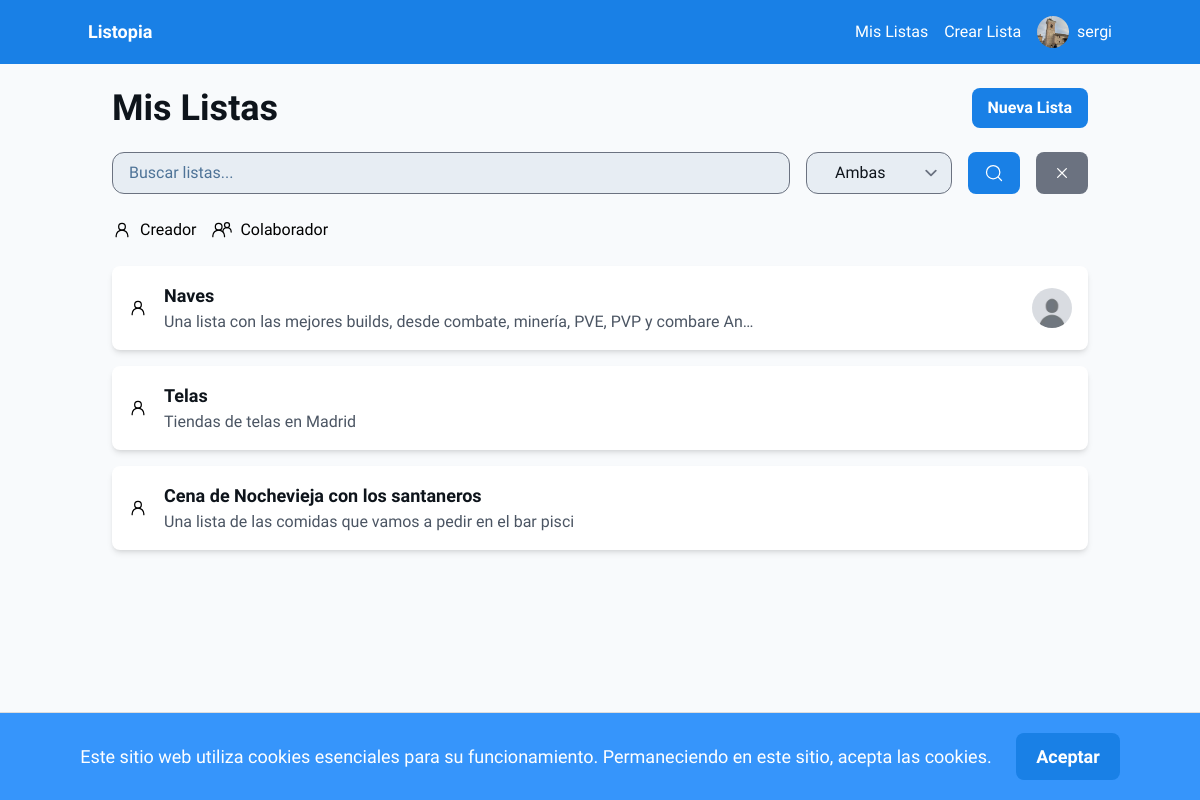
/lists/ (signed in), run on the app's committed database.
### auth_app/models.py (models this page shows, shortened)
class Profile(models.Model):
    user = models.OneToOneField(User, on_delete=models.CASCADE)
    description = models.TextField()
    pic = models.ImageField(upload_to='profile_pics', blank=True, null=True)
    verification_key = models.CharField(max_length=64, null=True, blank=True)
    verification_key_expiration = models.DateTimeField(null=True, blank=True)

### lists/models.py (models this page shows, shortened)
class List(models.Model):
    name = models.CharField(max_length=50)
    description = models.CharField(max_length=256, blank=True, null=True)
    creator = models.ForeignKey(User, on_delete=models.CASCADE, related_name="created_lists")
    created_on = models.DateTimeField(auto_now_add=True)
    collaborators = models.ManyToManyField(User, related_name="collaborated_lists", blank=True)
    is_public = models.BooleanField(default=False)

### lists/views.py (the view, shortened to what this page needs)
# urls.py: path('', views.lists, name='lists'),
@login_required
def lists(request):
    search_query = request.GET.get('search', '')
    filter_type = request.GET.get('filter', 'both')
    lists = List.objects.filter(
        Q(name__icontains=search_query) &
        (Q(creator=request.user) | Q(collaborators=request.user))
    )
    if filter_type == 'creator':
        lists = lists.filter(creator=request.user)
    elif filter_type == 'collaborator':
        lists = lists.filter(collaborators=request.user)
    paginator = Paginator(lists, 10)
    page_number = request.GET.get('page', 1)
    page_obj = paginator.get_page(page_number)
    return render(request, 'lists.html', {
        'lists': page_obj,
        'search_query': search_query,
        'filter_type': filter_type,
    })

### lists/templates/lists.html (shortened to what this page needs)
{% extends 'base.html' %}
{% load static %}
{% block content %}
<div class="max-w-5xl mx-auto p-6">
    <div class="flex justify-between items-center mb-6">
        <h1 class="text-[#0e141b] text-4xl font-bold">Mis Listas</h1>
        <a href="{% url 'create_list' %}" class="bg-[#1980e6] text-white font-bold py-2 px-4 rounded-lg">Nueva Lista</a>
    </div>
    <form method="GET" action="{% url 'lists' %}" class="mb-6">
        <div class="flex flex-col space-y-4 md:flex-row md:space-y-0 md:space-x-4">
            <input type="text" name="search" placeholder="Buscar listas..." value="{{ search_query }}" class="form-input flex-grow bg-[#e7edf3] text-[#0e141b] placeholder-[#4e7397] rounded-xl px-4 py-2">
            <div class="flex space-x-4">
                <select name="filter" class="form-select bg-[#e7edf3] text-[#0e141b] rounded-xl px-7 py-2">
                    <option value="both" {% if filter_type == 'both' %}selected{% endif %}>Ambas</option>
                </select>
                <button type="submit" class="bg-[#1980e6] text-white font-bold py-2 px-4 rounded-lg flex items-center" title="Buscar">
                    <img src="{% static 'icons/search.svg' %}" class="h-5 w-5" alt="Buscar">
                </button>
                <a href="{% url 'lists' %}" class="bg-gray-500 text-white font-bold py-2 px-4 rounded-lg flex items-center" title="Limpiar Búsqueda">
                    <img src="{% static 'icons/xmark.svg' %}" class="h-5 w-5" alt="Limpiar búsqueda">
                </a>
            </div>
        </div>
    </form>
    <div class="flex items-center space-x-4 mb-6">
        <div class="flex items-center space-x-2">
            <img src="{% static 'icons/user.svg' %}" class="h-5 w-5" alt="Creador">
            <span>Creador</span>
        </div>
        <div class="flex items-center space-x-2">
            <img src="{% static 'icons/group.svg' %}" class="h-5 w-5" alt="Colaborador">
            <span>Colaborador</span>
        </div>
    </div>
    <div class="space-y-4" id="lists-container">
        {% if lists|length == 0 %}
            <div class="text-center py-4">
                <p class="text-gray-600 mb-4">No tienes listas creadas ni en colaboración. ¡Comienza creando una lista!</p>
                <a href="{% url 'create_list' %}" class="bg-[#1980e6] text-white font-bold py-2 px-4 rounded-lg">Crear tu primera lista</a>
            </div>
        {% else %}
        {% for list in lists %}
        <div class="bg-white rounded-lg shadow-md p-4 flex flex-col md:flex-row items-start md:items-center space-y-4 md:space-y-0 md:space-x-4 cursor-pointer transform transition-transform hover:scale-105 w-full" onclick="location.href='{% url 'list_details' list.id %}'">
            <div class="flex-shrink-0">
                {% if request.user == list.creator %}
                <img src="{% static 'icons/user.svg' %}" class="h-5 w-5" alt="Creador">
                {% else %}
                <img src="{% static 'icons/group.svg' %}" class="h-5 w-5" alt="Colaborador">
                {% endif %}
            </div>
            <div class="flex-grow">
                <h3 class="text-lg font-bold text-[#0e141b]">{{list.name}}</h3>
                <p class="text-gray-600 break-words" style="word-break: break-word;">{{ list.description|truncatechars:80 }}</p>
            </div>
            <div class="flex space-x-2 md:ml-auto">
                {% for collaborator in list.collaborators.all|slice:":3" %}
                <a href="{% url 'user_details' collaborator.username %}" title="{{ collaborator.username }}">
                    <img src="../media/{{ collaborator.profile.pic }}" class="rounded-full w-10 h-10" alt="{{ collaborator.username }}">
                </a>
                {% endfor %}
            </div>
        </div>
        {% endfor %}
        {% endif %}
    </div>
</div>
{% endblock %}

### auth_app/templates/base.html (shortened to what this page needs)
{% load static %}
<!DOCTYPE html>
<html lang="en">
<head>
    <script src="https://cdn.tailwindcss.com?plugins=forms,container-queries"></script>
    <link rel="stylesheet" href="https://cdnjs.cloudflare.com/ajax/libs/font-awesome/5.15.3/css/all.min.css">
</head>
<body class="bg-slate-50" style='font-family: "Work Sans", "Noto Sans", sans-serif;'>
    <nav class="bg-[#1980e6] p-4">
        <div class="container mx-auto flex justify-between items-center">
            <a class="text-white text-lg font-bold" href="{% url 'home' %}">Listopia</a>
            <div class="flex items-center space-x-4">
                {% if user.is_authenticated %}
                    <div class="nav-links flex items-center space-x-4">
                        <a class="text-white" href="{% url 'lists' %}">Mis Listas</a>
                        <a class="text-white" href="{% url 'create_list' %}">Crear Lista</a>
                    </div>
                    <div class="relative">
                        <button class="text-white flex items-center space-x-2 user-menu-button" id="user-menu-button">
                            <img src="{{ user.profile.pic.url }}" class="rounded-full w-8 h-8" alt="{{user.username}}">
                            <span>{{user.username}}</span>
                        </button>
                    </div>
                {% else %}
                    <a class="text-white" href="{% url 'signup' %}">Crea una cuenta</a>
                    <a class="text-white" href="{% url 'signin' %}">Inicia Sesión</a>
                {% endif %}
            </div>
        </div>
    </nav>
    <div id="cookie-banner" class="alert alert-info text-center" style="display: none;">
        Este sitio web utiliza cookies esenciales para su funcionamiento. Permaneciendo en este sitio, acepta las cookies.
        <button id="accept-cookies" class="btn btn-primary">Aceptar</button>
    </div>
    {% block content %}
    {% endblock %}
</body>
</html>

### auth_app/templates/base.html (style rules this page uses)
#cookie-banner { background-color: #3695fb; padding: 20px; border-top: 1px solid #ddd; position: fixed; bottom: 0; width: 100%; z-index: 1000; font-size: 18px; color: white; }
#accept-cookies { margin-left: 20px; padding: 10px 20px; background-color: #1980e6; color: white; border: none; cursor: pointer; font-weight: bold; border-radius: 8px; }
body { padding-top: 64px; }
nav { position: fixed; top: 0; left: 0; width: 100%; z-index: 1000; }

### data on the page
List: name "Naves", description "Una lista con las mejores builds, desde combate, minería, PVE, PVP y combare An…"
List: name "Telas", description "Tiendas de telas en Madrid"
List: name "Cena de Nochevieja con los santaneros", description "Una lista de las comidas que vamos a pedir en el bar pisci"

### other printed values
{{ user.username }} "sergi"
